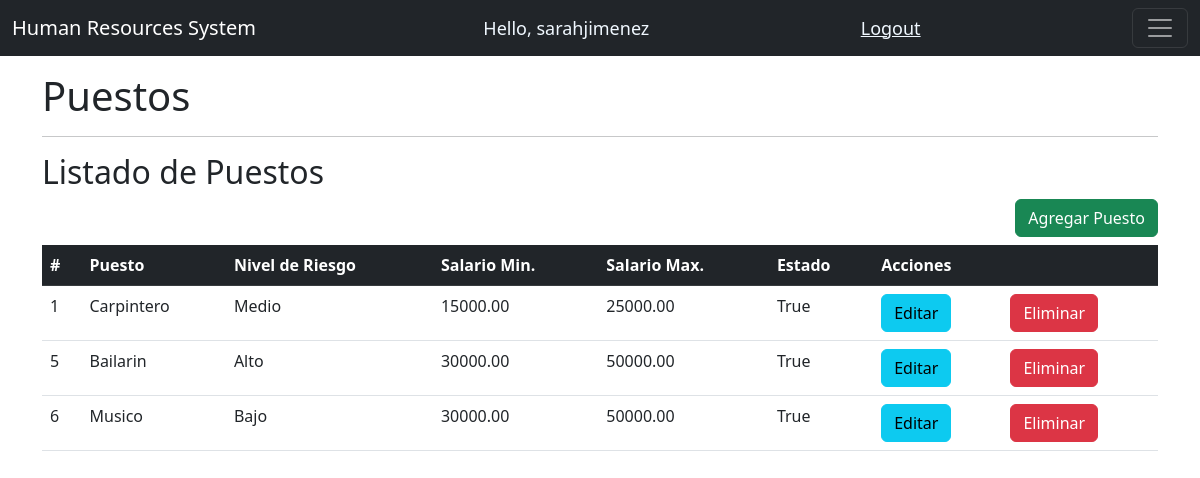
Page /puestos/ (signed in) on the earlier database version.
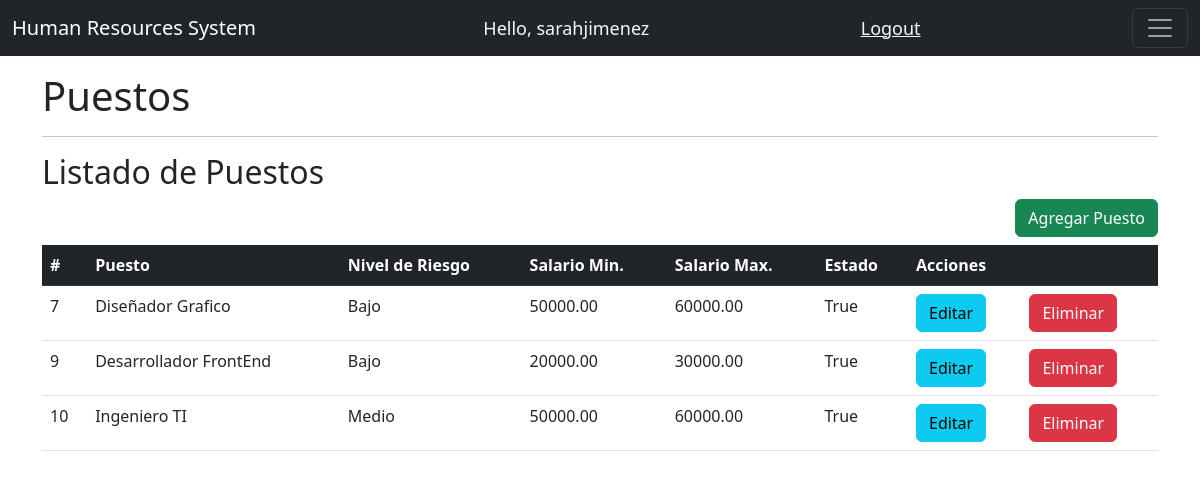
Same page on the later database version.
### system/models.py (models this page shows, shortened)
class Puestos(models.Model):
    NIVELRIESGO = {
        ('Alto', 'Alto'),
        ('Medio', 'Medio'),
        ('Bajo', 'Bajo')
    }
    puesto=models.CharField(max_length=50, null=True)
    nivelRiesgo=models.CharField(max_length=5, null=True, choices=NIVELRIESGO)
    nivelMinimoSalario=models.DecimalField(max_digits=10, decimal_places=2)
    nivelMaximoSalario=models.DecimalField(max_digits=10, decimal_places=2)
    estado=models.BooleanField(default=False)

### system/decorators.py (the view)
        def wrapper_func(request, *args, **kwargs):
            group = None
            if request.user.groups.exists():
                group = request.user.groups.all()[0].name
            if group in allowed_roles:
                return view_func(request, *args, **kwargs)
            else:
                return HttpResponse('No estas autorizado para ver esta pagina')

### system/views.py (called while the page is built)
@login_required(login_url='loginPage')
@allowed_users(allowed_roles=['admin'])
def puestos(request):
    puestos = Puestos.objects.all()
    return render(request, 'system/puestos.html', {'puestos': puestos})

### system/templates/system/puestos.html
{% extends 'system/main.html' %}
{% block content %}
<br>
<h1>Puestos</h1>
<hr>
<h2>Listado de Puestos</h2>
<div class="modal-footer">
    <a class="btn btn-success" href="{% url 'registrarPuestos' %}" role="button">Agregar Puesto</a>
    </div>
<div class="table-responsive py-2">
  <table class="table">
    <thead class="table-dark">
      <tr>
          <th scope="col">#</th>
          <th scope="col">Puesto</th>
          <th scope="col">Nivel de Riesgo</th>
          <th scope="col">Salario Min.</th>
          <th scope="col">Salario Max.</th>
          <th scope="col">Estado</th>
          <th scope="col" colspan="2">Acciones</th>
        </tr>
   </thead>
    <tbody>
      {% for i in puestos %}
      <tr>
          <td>{{i.id}} </td>
          <td>{{i.puesto}} </td>
          <td>{{i.nivelRiesgo}} </td>
          <td>{{i.nivelMinimoSalario}} </td>
          <td>{{i.nivelMaximoSalario}} </td>
          <td>{{i.estado}} </td>
          <td><a href="/editarPuesto/{{i.id}}" class="btn btn-info">Editar</a></td>
          <td><a href="/eliminarPuesto/{{i.id}}" class="btn btn-danger">Eliminar</a></td>
        </tr>
        {% endfor %}
    </tbody>
  </table>
{% endblock %}

### system/templates/system/main.html (shortened to what this page needs)
{% load static%}
<!DOCTYPE html>
<html lang="en">
<head>
    <link href="https://cdn.jsdelivr.net/npm/bootstrap@5.2.1/dist/css/bootstrap.min.css" rel="stylesheet"
>
    <link rel="stylesheet" href="{% static '/css/main.css' %}">
    <link href="https://cdn.jsdelivr.net/npm/bootstrap@5.2.0/dist/css/bootstrap.min.css" rel="stylesheet"
>
    <link rel="stylesheet" type="text/css" href=" https://cdn.datatables.net/1.12.1/css/jquery.dataTables.min.css" />
</head>
<body>
    {% include 'system/navbar.html'%}
<br>
    <div class="container">
    {% block content %}
    {% endblock %}
    </div>
</body>
</html>

### system/templates/system/navbar.html (shortened to what this page needs)
{% load static%}
<nav class="navbar navbar-dark bg-dark fixed-top">
    <div class="container-fluid">
      <a class="navbar-brand" href="{% url 'home' %}">Human Resources System</a>
      <span class="hello-msg">Hello, {{request.user}}</span>
      <span><a class="hello-msg" href="{% url 'logoutUser' %}">Logout</a></span>
      <button class="navbar-toggler" type="button" data-bs-toggle="offcanvas" data-bs-target="#offcanvasNavbar" aria-controls="offcanvasNavbar">
        <span class="navbar-toggler-icon"></span>
      </button>
    </div>
  </nav>
  <br>

### static/css/main.css (style rules this page uses)
body { background-color: rgb(255, 255, 255); }

### system/templates/system/navbar.html (style rules this page uses)
.hello-msg { font-size: 18px; color: aliceblue; }

Differences in the rows shown:
removed Puestos: id "1", puesto "Carpintero", nivelRiesgo "Medio", nivelMinimoSalario "15000.00", nivelMaximoSalario "25000.00", estado "True"
removed Puestos: id "5", puesto "Bailarin", nivelRiesgo "Alto", nivelMinimoSalario "30000.00", nivelMaximoSalario "50000.00", estado "True"
removed Puestos: id "6", puesto "Musico", nivelRiesgo "Bajo", nivelMinimoSalario "30000.00", nivelMaximoSalario "50000.00", estado "True"
added Puestos: id "7", puesto "Diseñador Grafico", nivelRiesgo "Bajo", nivelMinimoSalario "50000.00", nivelMaximoSalario "60000.00", estado "True"
added Puestos: id "9", puesto "Desarrollador FrontEnd", nivelRiesgo "Bajo", nivelMinimoSalario "20000.00", nivelMaximoSalario "30000.00", estado "True"
added Puestos: id "10", puesto "Ingeniero TI", nivelRiesgo "Medio", nivelMinimoSalario "50000.00", nivelMaximoSalario "60000.00", estado "True"
